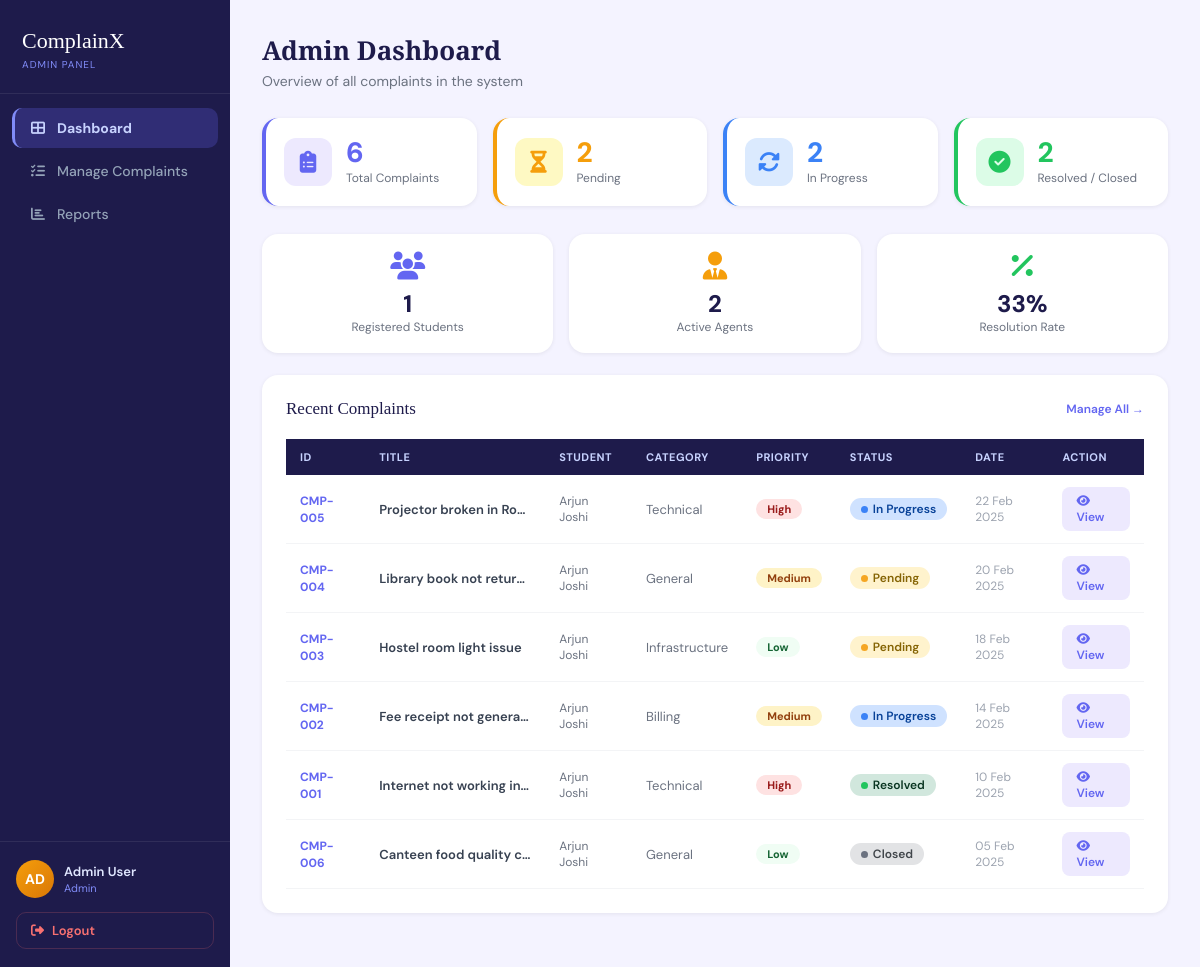
Page /admin/dashboard.php (signed in) on the committed database.
### tables this page shows
CREATE TABLE IF NOT EXISTS complaints (
    id INT AUTO_INCREMENT PRIMARY KEY,
    complaint_no VARCHAR(20) NOT NULL UNIQUE,
    user_id INT NOT NULL,
    title VARCHAR(255) NOT NULL,
    category_id INT NOT NULL,
    description TEXT NOT NULL,
    attachment VARCHAR(255) DEFAULT NULL,
    priority ENUM('Low','Medium','High') DEFAULT 'Medium',
    status ENUM('Pending','In Progress','Resolved','Closed') DEFAULT 'Pending',
    agent_id INT DEFAULT NULL,
    created_at DATETIME DEFAULT CURRENT_TIMESTAMP,
    updated_at DATETIME DEFAULT CURRENT_TIMESTAMP ON UPDATE CURRENT_TIMESTAMP,
    FOREIGN KEY (user_id) REFERENCES users(id) ON DELETE CASCADE,
    FOREIGN KEY (category_id) REFERENCES categories(id),
    FOREIGN KEY (agent_id) REFERENCES users(id) ON DELETE SET NULL
);

CREATE TABLE IF NOT EXISTS users (
    id INT AUTO_INCREMENT PRIMARY KEY,
    name VARCHAR(100) NOT NULL,
    email VARCHAR(150) NOT NULL UNIQUE,
    password VARCHAR(255) NOT NULL,
    phone VARCHAR(15),
    role ENUM('user','admin','agent') DEFAULT 'user',
    created_at DATETIME DEFAULT CURRENT_TIMESTAMP
);

CREATE TABLE IF NOT EXISTS categories (
    id INT AUTO_INCREMENT PRIMARY KEY,
    name VARCHAR(100) NOT NULL
);

### admin/dashboard.php (the view, shortened to what this page needs)
<?php
require_once '../config/db.php';
require_once '../includes/functions.php';
$r = $conn->query("SELECT
    COUNT(*) as total,
    SUM(status='Pending') as pending,
    SUM(status='In Progress') as inprogress,
    SUM(status='Resolved') as resolved,
    SUM(status='Closed') as closed
FROM complaints");
$stats = $r->fetch_assoc();
$ucount = $conn->query("SELECT COUNT(*) as cnt FROM users WHERE role='user'")->fetch_assoc()['cnt'];
$recent = $conn->query("
    SELECT c.*, cat.name as category_name, u.name as user_name, ag.name as agent_name
    FROM complaints c
    LEFT JOIN categories cat ON c.category_id = cat.id
    LEFT JOIN users u ON c.user_id = u.id
    LEFT JOIN users ag ON c.agent_id = ag.id
    ORDER BY c.created_at DESC LIMIT 6
");
?>
<!DOCTYPE html>
<html lang="en">
<head>
<link rel="stylesheet" href="../assets/css/style.css">
<link rel="stylesheet" href="https://cdnjs.cloudflare.com/ajax/libs/font-awesome/6.4.0/css/all.min.css">
</head>
<body>
<div class="app-wrapper">
<?php require_once '../includes/sidebar_admin.php'; ?>
<div class="main-content">
    <div class="page-header">
        <h2>Admin Dashboard</h2>
        <p>Overview of all complaints in the system</p>
    </div>
    <div class="stat-cards">
        <div class="stat-card" style="border-color:#6366f1;">
            <div class="stat-icon" style="background:#ede9fe;"><i class="fas fa-clipboard-list" style="color:#6366f1;"></i></div>
            <div><div class="stat-value" style="color:#6366f1;"><?= $stats['total'] ?></div><div class="stat-label">Total Complaints</div></div>
        </div>
        <div class="stat-card" style="border-color:#f59e0b;">
            <div class="stat-icon" style="background:#fef9c3;"><i class="fas fa-hourglass-half" style="color:#f59e0b;"></i></div>
            <div><div class="stat-value" style="color:#f59e0b;"><?= $stats['pending'] ?></div><div class="stat-label">Pending</div></div>
        </div>
        <div class="stat-card" style="border-color:#3b82f6;">
            <div class="stat-icon" style="background:#dbeafe;"><i class="fas fa-sync-alt" style="color:#3b82f6;"></i></div>
            <div><div class="stat-value" style="color:#3b82f6;"><?= $stats['inprogress'] ?></div><div class="stat-label">In Progress</div></div>
        </div>
        <div class="stat-card" style="border-color:#22c55e;">
            <div class="stat-icon" style="background:#dcfce7;"><i class="fas fa-check-circle" style="color:#22c55e;"></i></div>
            <div><div class="stat-value" style="color:#22c55e;"><?= (int)$stats['resolved'] + (int)$stats['closed'] ?></div><div class="stat-label">Resolved / Closed</div></div>
        </div>
    </div>
    <div style="display:grid;grid-template-columns:repeat(3,1fr);gap:16px;margin-bottom:22px;">
        <div class="card-box" style="margin-bottom:0;text-align:center;padding:18px;">
            <i class="fas fa-users" style="font-size:28px;color:#6366f1;margin-bottom:8px;display:block;"></i>
            <div style="font-size:24px;font-weight:800;color:#1e1b4b;"><?= $ucount ?></div>
            <div style="font-size:12px;color:#6b7280;">Registered Students</div>
        </div>
        <div class="card-box" style="margin-bottom:0;text-align:center;padding:18px;">
            <i class="fas fa-user-tie" style="font-size:28px;color:#f59e0b;margin-bottom:8px;display:block;"></i>
            <div style="font-size:24px;font-weight:800;color:#1e1b4b;">
                <?= $conn->query("SELECT COUNT(*) as c FROM users WHERE role='agent'")->fetch_assoc()['c'] ?>
            </div>
            <div style="font-size:12px;color:#6b7280;">Active Agents</div>
        </div>
        <div class="card-box" style="margin-bottom:0;text-align:center;padding:18px;">
            <i class="fas fa-percentage" style="font-size:28px;color:#22c55e;margin-bottom:8px;display:block;"></i>
            <div style="font-size:24px;font-weight:800;color:#1e1b4b;">
                <?= $stats['total'] > 0 ? round((($stats['resolved'] + $stats['closed']) / $stats['total']) * 100) : 0 ?>%
            </div>
            <div style="font-size:12px;color:#6b7280;">Resolution Rate</div>
        </div>
    </div>
    <div class="card-box">
        <div class="card-header-row">
            <span class="card-title">Recent Complaints</span>
            <a href="manage_complaints.php" class="card-link">Manage All →</a>
        </div>
        <div style="overflow-x:auto;">
        <table class="table-modern table-admin">
            <thead><tr>
                <th>ID</th><th>Title</th><th>Student</th><th>Category</th><th>Priority</th><th>Status</th><th>Date</th><th>Action</th>
            </tr></thead>
            <tbody>
            <?php while ($row = $recent->fetch_assoc()): ?>
            <tr>
                <td><span class="id-badge"><?= $row['complaint_no'] ?></span></td>
                <td style="font-weight:600;max-width:180px;overflow:hidden;text-overflow:ellipsis;white-space:nowrap;"><?= htmlspecialchars($row['title']) ?></td>
                <td style="color:#6b7280;font-size:12px;"><?= htmlspecialchars($row['user_name']) ?></td>
                <td style="color:#6b7280;"><?= $row['category_name'] ?></td>
                <td><?= getPriorityBadge($row['priority']) ?></td>
                <td><?= getStatusBadge($row['status']) ?></td>
                <td style="color:#9ca3af;font-size:12px;"><?= date('d M Y', strtotime($row['created_at'])) ?></td>
                <td><a href="view_complaint.php?id=<?= $row['id'] ?>" class="btn-sm-cx btn-view"><i class="fas fa-eye"></i> View</a></td>
            </tr>
            <?php endwhile; ?>
            </tbody>
        </table>
        </div>
    </div>
</div>
</div>
</body>
</html>

### includes/sidebar_admin.php (shortened to what this page needs)
<div class="sidebar" id="sidebar">
    <div class="sidebar-brand">
        <div class="brand-logo">ComplainX</div>
        <div class="brand-sub">ADMIN PANEL</div>
    </div>
    <nav class="sidebar-nav">
        <a href="<?= BASE_URL ?>/admin/dashboard.php"           class="nav-item <?= basename($_SERVER['PHP_SELF']) == 'dashboard.php'           ? 'active' : '' ?>"><i class="fas fa-th-large"></i> Dashboard</a>
        <a href="<?= BASE_URL ?>/admin/manage_complaints.php"   class="nav-item <?= basename($_SERVER['PHP_SELF']) == 'manage_complaints.php'   ? 'active' : '' ?>"><i class="fas fa-tasks"></i> Manage Complaints</a>
        <a href="<?= BASE_URL ?>/admin/reports.php"             class="nav-item <?= basename($_SERVER['PHP_SELF']) == 'reports.php'             ? 'active' : '' ?>"><i class="fas fa-chart-bar"></i> Reports</a>
    </nav>
    <div class="sidebar-footer">
        <div class="user-info-sidebar">
            <div class="avatar-circle" style="background:linear-gradient(135deg,#f59e0b,#d97706);"><?= strtoupper(substr($_SESSION['name'], 0, 2)) ?></div>
            <div>
                <div class="user-name-sidebar"><?= htmlspecialchars($_SESSION['name']) ?></div>
                <div class="user-role-sidebar"><?= ucfirst($_SESSION['role']) ?></div>
            </div>
        </div>
        <a href="<?= BASE_URL ?>/logout.php" class="logout-btn"><i class="fas fa-sign-out-alt"></i> Logout</a>
    </div>
</div>

### includes/functions.php (shortened to what this page needs)
<?php
function getStatusBadge($status) {
    $map = [
        'Pending'     => ['bg' => '#fff3cd', 'color' => '#856404', 'dot' => '#f5a623'],
        'In Progress' => ['bg' => '#cfe2ff', 'color' => '#084298', 'dot' => '#3b82f6'],
        'Resolved'    => ['bg' => '#d1e7dd', 'color' => '#0a3622', 'dot' => '#22c55e'],
        'Closed'      => ['bg' => '#e2e3e5', 'color' => '#41464b', 'dot' => '#6b7280'],
    ];
    $s = $map[$status] ?? $map['Pending'];
    return "<span class='status-badge' style='background:{$s['bg']};color:{$s['color']};'>
                <span style='background:{$s['dot']};'></span>{$status}
            </span>";
}
function getPriorityBadge($priority) {
    $map = [
        'High'   => ['bg' => '#fee2e2', 'color' => '#991b1b'],
        'Medium' => ['bg' => '#fef3c7', 'color' => '#92400e'],
        'Low'    => ['bg' => '#f0fdf4', 'color' => '#166534'],
    ];
    $p = $map[$priority] ?? $map['Medium'];
    return "<span class='priority-badge' style='background:{$p['bg']};color:{$p['color']};'>{$priority}</span>";
}
?>

### rows in the picture
complaints: complaint_no "CMP-005", title "Projector broken in Ro…", user.name "Arjun Joshi", category.name "Technical", priority "High", status "In Progress", created_at "22 Feb 2025"
complaints: complaint_no "CMP-004", title "Library book not retur…", user.name "Arjun Joshi", category.name "General", priority "Medium", status "Pending", created_at "20 Feb 2025"
complaints: complaint_no "CMP-003", title "Hostel room light issue", user.name "Arjun Joshi", category.name "Infrastructure", priority "Low", status "Pending", created_at "18 Feb 2025"
complaints: complaint_no "CMP-002", title "Fee receipt not genera…", user.name "Arjun Joshi", category.name "Billing", priority "Medium", status "In Progress", created_at "14 Feb 2025"
complaints: complaint_no "CMP-001", title "Internet not working in…", user.name "Arjun Joshi", category.name "Technical", priority "High", status "Resolved", created_at "10 Feb 2025"
complaints: complaint_no "CMP-006", title "Canteen food quality c…", user.name "Arjun Joshi", category.name "General", priority "Low", status "Closed", created_at "05 Feb 2025"

### other values in the picture
substr($_SESSION['name'], 0, 2) "AD"
$_SESSION['name'] "Admin User"
$_SESSION['role'] "Admin"
$stats['total'] "6"
$stats['pending'] "2"
$stats['inprogress'] "2"
$ucount "1"
